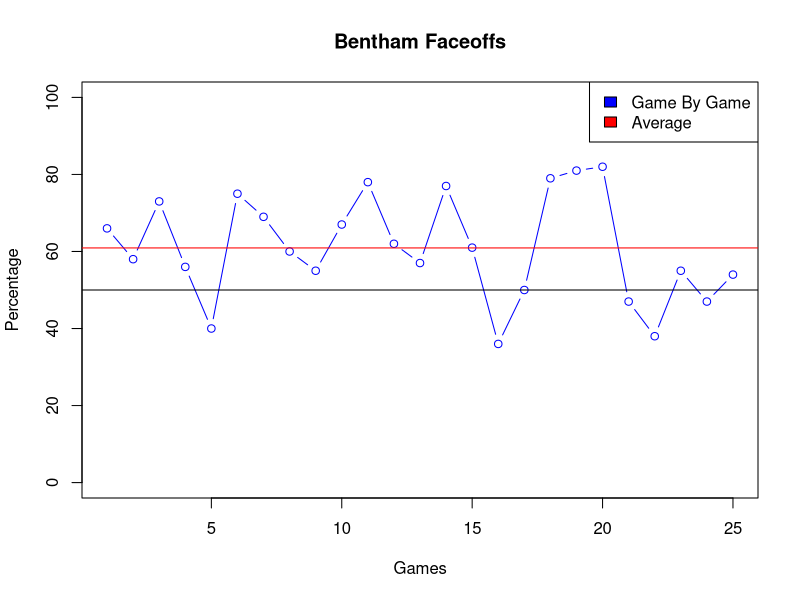
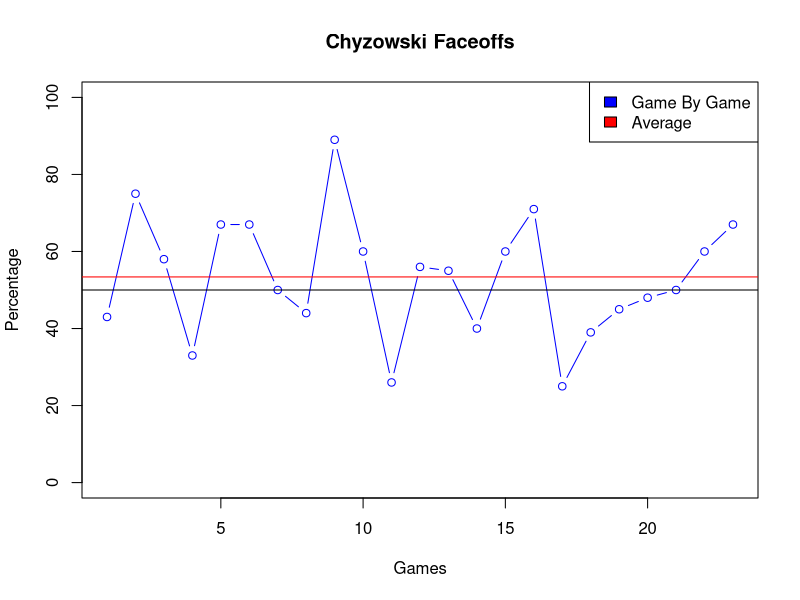

R code for these plots, in order: (Note: this script raises an error after producing the figures.)
BenthamFaceoffs <- c(66,58,73,56,40,75,69,60,55,67,78,62,57,77,61,36,50,79,81,82,47,38,55,47,54)
plot(BenthamFaceoffs,ylab = "Percentage",xlab = "Games",type = "b",ylim = c(0,100), col ="blue",main = "Bentham Faceoffs")
abline(h = 50)
abline(h=mean(BenthamFaceoffs), col = "red")
legend("topright", c("Game By Game","Average"), fill = c("blue","red"))

ChyzowskiFaceoffs <- c(43,75,58,33,67,67,50,44,89,60,26,56,55,40,60,71,25,39,45,48,50,60,67)
plot(ChyzowskiFaceoffs,ylab = "Percentage",xlab = "Games",type = "b",ylim = c(0,100), col ="blue",main = "Chyzowski Faceoffs")
abline(h = 50)
abline(h=mean(ChyzowskiFaceoffs), col = "red")
legend("topright", c("Game By Game","Average"), fill = c("blue","red"))



playernums <- c(3,5,6,7,8,11,12,14,15,16,17,18,19,21,22,23,27,71,88,91)
playernames <- c("Rust","McClintick","Houlding","Taron","Hamilton","Hadley","Bentham",
                 "Meehan","Nursey","Westhaver","Duffin","McClelland","Jones","Stockton","Sidaway",
                 "Ferrie","Klassen","Chyzowski","Larson","Parkhouse")

i <- 1
for(playerName in playernames){
#playerName = Test
strings <- c(paste("corsi",playernums[i],sep=""),
             paste("teamcorsi",playernums[i],sep=""),
             paste("SOG",playernums[i],sep=""),
             paste("TeamSOG",playernums[i],sep=""),
             paste("ScoringOpps",playernums[i],sep=""),
             paste("TeamScoringOpps",playernums[i],sep=""),
             paste("Games",playernums[i],sep=""),
             paste("SOGFShift",playernums[i],sep=""),
             paste("SOGAShift",playernums[i],sep=""),
             paste("OFShift",playernums[i],sep=""),
             paste("OAShift",playernums[i],sep=""),
             paste("ESShiftShare",playernums[i],sep=""),
             paste("averages",playernums[i],sep=""),
             paste("Opponent",playernums[i],sep=""))
strings

data <- list(get(strings[1]),
             get(strings[2]),
             get(strings[3]),
             get(strings[4]),
             get(strings[5]),
             get(strings[6]),
             get(strings[7]),
             get(strings[8]),
             get(strings[9]),
             get(strings[10]),
             get(strings[11]),
             get(strings[12]),
             get(strings[13]),
             get(strings[14]))



plot(data[[1]],ylab = "Percentage",xlab = "Games",type = "b",ylim = c(0,100), col ="blue",xaxt = "none",main = paste(playerName,"Corsi (Percentage of Shot Attempts For)"))
text(data[[1]],labels = data[[14]])
lines(data[[2]],type = "b",col = "red")
lines(data[[12]],type = "b",col = "forestgreen")
axis(1, at=1:length(data[[1]]), lab= data[[7]])
abline(h = data[[13]][1],col = "red")
abline(h = 33)
abline(h = 25)
abline(h = 50)
legend("topright", c("Individual", "Team","Shift-Share"), fill = c("blue", "red","forestgreen"))
#legend("topright", c("Individual","Overall"), fill = c("blue","red"))


plot(data[[3]],ylab = "Percentage",xlab = "Games",type = "b",ylim = c(0,100), col ="blue",xaxt = "none",main = paste(playerName,"Percentage of Shots on Goal For"))
text(data[[3]],labels = data[[14]])
lines(data[[4]],type = "b",col = "red")
lines(data[[12]],type = "b",col = "forestgreen")
axis(1, at=1:length(data[[1]]), lab= data[[7]])
abline(h = data[[13]][2],col = "red")
abline(h = 33)
abline(h = 25)
abline(h = 50)
legend("topright", c("Individual", "Team","Shift-Share"), fill = c("blue", "red","forestgreen"))
#legend("topright", c("Individual","Overall"), fill = c("blue","red"))



plot(data[[5]],ylab = "Percentage",xlab = "Games",type = "b",ylim = c(0,100), col ="blue",xaxt = "none",main = paste(playerName,"Percentage of Scoring Opportunities For"))
text(data[[5]],labels = data[[14]])
lines(data[[6]],type = "b",col = "red")
lines(data[[12]],type = "b",col = "forestgreen")
axis(1, at=1:length(data[[1]]), lab= data[[7]])
abline(h = data[[13]][3],col = "red")
abline(h = 33)
abline(h = 25)
abline(h = 50)
legend("topright", c("Individual", "Team","Shift-Share"), fill = c("blue", "red","forestgreen"))
#legend("topright", c("Individual","Overall"), fill = c("blue","red"))



plot(data[[8]],ylab = "Avg Per Shift",xlab = "Games",type = "b",ylim = c(0,2), col ="darkgreen",xaxt = "none",main = paste(playerName,"Stats Per Shift"))
text(data[[8]],labels = data[[14]])
lines(data[[9]],type = "b",col = "darkred")
lines(data[[10]],type = "b",col = "chartreuse3")
lines(data[[11]],type = "b",col = "firebrick1")
axis(1, at=1:length(data[[1]]), lab= data[[7]])
legend("topright", c("Shots on Goal For", "Shots on Goal Against","Scoring Opportunities For","Scoring Opportunities Against"), fill = c("darkgreen", "darkred","chartreuse3","firebrick1"))
i <- i+1
}
